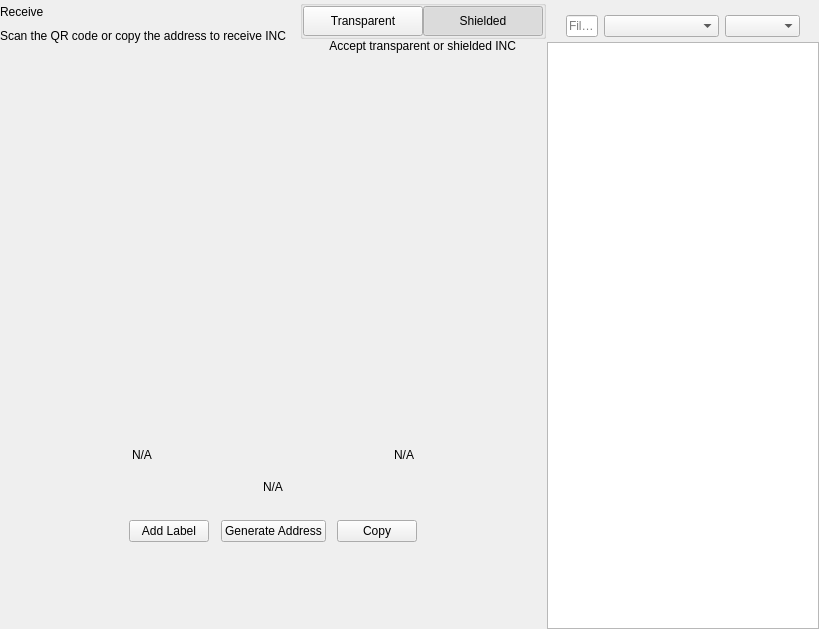
<?xml version="1.0" encoding="UTF-8"?>
<ui version="4.0">
 <class>ReceiveWidget</class>
 <widget class="QWidget" name="ReceiveWidget">
  <property name="geometry">
   <rect>
    <x>0</x>
    <y>0</y>
    <width>819</width>
    <height>629</height>
   </rect>
  </property>
  <property name="minimumSize">
   <size>
    <width>0</width>
    <height>0</height>
   </size>
  </property>
  <property name="windowTitle">
   <string>Form</string>
  </property>
  <layout class="QHBoxLayout" name="horizontalLayout_2" stretch="2,1">
   <property name="spacing">
    <number>0</number>
   </property>
   <property name="leftMargin">
    <number>0</number>
   </property>
   <property name="topMargin">
    <number>0</number>
   </property>
   <property name="rightMargin">
    <number>0</number>
   </property>
   <property name="bottomMargin">
    <number>0</number>
   </property>
   <item>
    <widget class="QWidget" name="left" native="true">
     <layout class="QVBoxLayout" name="verticalLayout_3">
      <property name="leftMargin">
       <number>0</number>
      </property>
      <property name="topMargin">
       <number>0</number>
      </property>
      <property name="rightMargin">
       <number>0</number>
      </property>
      <property name="bottomMargin">
       <number>0</number>
      </property>
      <item>
       <layout class="QVBoxLayout" name="verticalLayout_2">
        <property name="spacing">
         <number>0</number>
        </property>
        <property name="leftMargin">
         <number>0</number>
        </property>
        <item>
         <layout class="QHBoxLayout" name="horizontalLayout_3">
          <property name="spacing">
           <number>0</number>
          </property>
          <item>
           <layout class="QVBoxLayout" name="verticalLayout_4">
            <property name="spacing">
             <number>5</number>
            </property>
            <item>
             <widget class="QLabel" name="labelTitle">
              <property name="text">
               <string>Receive</string>
              </property>
             </widget>
            </item>
            <item alignment="Qt::AlignTop">
             <widget class="QLabel" name="labelSubtitle1">
              <property name="text">
               <string>Scan the QR code or copy the address to receive INC</string>
              </property>
             </widget>
            </item>
           </layout>
          </item>
          <item>
           <spacer name="horizontalSpacer">
            <property name="orientation">
             <enum>Qt::Horizontal</enum>
            </property>
            <property name="sizeHint" stdset="0">
             <size>
              <width>40</width>
              <height>20</height>
             </size>
            </property>
           </spacer>
          </item>
          <item>
           <widget class="QWidget" name="containerViewPrivacyChecks" native="true">
            <layout class="QVBoxLayout" name="containerPrivacyChecks">
             <property name="spacing">
              <number>0</number>
             </property>
             <property name="leftMargin">
              <number>0</number>
             </property>
             <property name="topMargin">
              <number>0</number>
             </property>
             <property name="rightMargin">
              <number>0</number>
             </property>
             <property name="bottomMargin">
              <number>0</number>
             </property>
             <item alignment="Qt::AlignHCenter|Qt::AlignVCenter">
              <widget class="QGroupBox" name="groupBox">
               <property name="title">
                <string/>
               </property>
               <layout class="QHBoxLayout" name="horizontalLayout_2_1">
                <property name="spacing">
                 <number>0</number>
                </property>
                <property name="leftMargin">
                 <number>0</number>
                </property>
                <property name="topMargin">
                 <number>0</number>
                </property>
                <property name="rightMargin">
                 <number>0</number>
                </property>
                <property name="bottomMargin">
                 <number>0</number>
                </property>
                <item>
                 <widget class="QPushButton" name="pushLeft">
                  <property name="minimumSize">
                   <size>
                    <width>120</width>
                    <height>30</height>
                   </size>
                  </property>
                  <property name="maximumSize">
                   <size>
                    <width>120</width>
                    <height>30</height>
                   </size>
                  </property>
                  <property name="focusPolicy">
                   <enum>Qt::NoFocus</enum>
                  </property>
                  <property name="text">
                   <string>Transparent</string>
                  </property>
                  <property name="checkable">
                   <bool>true</bool>
                  </property>
                  <property name="autoExclusive">
                   <bool>true</bool>
                  </property>
                 </widget>
                </item>
                <item>
                 <widget class="QPushButton" name="pushRight">
                  <property name="minimumSize">
                   <size>
                    <width>120</width>
                    <height>30</height>
                   </size>
                  </property>
                  <property name="maximumSize">
                   <size>
                    <width>120</width>
                    <height>30</height>
                   </size>
                  </property>
                  <property name="focusPolicy">
                   <enum>Qt::NoFocus</enum>
                  </property>
                  <property name="text">
                   <string>Shielded</string>
                  </property>
                  <property name="checkable">
                   <bool>true</bool>
                  </property>
                  <property name="checked">
                   <bool>true</bool>
                  </property>
                  <property name="autoExclusive">
                   <bool>true</bool>
                  </property>
                 </widget>
                </item>
               </layout>
              </widget>
             </item>
             <item alignment="Qt::AlignHCenter|Qt::AlignTop">
              <widget class="QLabel" name="labelSubtitle2">
               <property name="text">
                <string>Accept transparent or shielded INC</string>
               </property>
               <property name="alignment">
                <set>Qt::AlignRight|Qt::AlignTrailing|Qt::AlignVCenter</set>
               </property>
              </widget>
             </item>
            </layout>
           </widget>
          </item>
         </layout>
        </item>
        <item>
         <spacer name="verticalSpacer_2">
          <property name="orientation">
           <enum>Qt::Vertical</enum>
          </property>
          <property name="sizeType">
           <enum>QSizePolicy::Expanding</enum>
          </property>
          <property name="sizeHint" stdset="0">
           <size>
            <width>20</width>
            <height>50</height>
           </size>
          </property>
         </spacer>
        </item>
        <item alignment="Qt::AlignHCenter">
         <widget class="QWidget" name="layoutQR" native="true">
          <property name="maximumSize">
           <size>
            <width>510</width>
            <height>16777215</height>
           </size>
          </property>
          <layout class="QVBoxLayout" name="verticalLayoutQr">
           <item>
            <spacer name="verticalSpacer11">
             <property name="orientation">
              <enum>Qt::Vertical</enum>
             </property>
             <property name="sizeType">
              <enum>QSizePolicy::Fixed</enum>
             </property>
             <property name="sizeHint" stdset="0">
              <size>
               <width>20</width>
               <height>20</height>
              </size>
             </property>
            </spacer>
           </item>
           <item alignment="Qt::AlignHCenter">
            <widget class="QLabel" name="labelQrImg">
             <property name="minimumSize">
              <size>
               <width>260</width>
               <height>260</height>
              </size>
             </property>
             <property name="maximumSize">
              <size>
               <width>260</width>
               <height>260</height>
              </size>
             </property>
             <property name="text">
              <string/>
             </property>
             <property name="alignment">
              <set>Qt::AlignCenter</set>
             </property>
            </widget>
           </item>
           <item>
            <spacer name="verticalSpacer_21">
             <property name="orientation">
              <enum>Qt::Vertical</enum>
             </property>
             <property name="sizeType">
              <enum>QSizePolicy::Fixed</enum>
             </property>
             <property name="sizeHint" stdset="0">
              <size>
               <width>20</width>
               <height>30</height>
              </size>
             </property>
            </spacer>
           </item>
           <item>
            <widget class="QWidget" name="widget" native="true">
             <property name="minimumSize">
              <size>
               <width>0</width>
               <height>0</height>
              </size>
             </property>
             <layout class="QHBoxLayout" name="horizontalLayout_5">
              <item>
               <widget class="QLabel" name="labelLabel">
                <property name="text">
                 <string notr="true">N/A</string>
                </property>
               </widget>
              </item>
              <item>
               <spacer name="horizontalSpacer_2">
                <property name="orientation">
                 <enum>Qt::Horizontal</enum>
                </property>
                <property name="sizeHint" stdset="0">
                 <size>
                  <width>141</width>
                  <height>20</height>
                 </size>
                </property>
               </spacer>
              </item>
              <item>
               <widget class="QLabel" name="labelDate">
                <property name="text">
                 <string notr="true">N/A</string>
                </property>
                <property name="alignment">
                 <set>Qt::AlignRight|Qt::AlignTrailing|Qt::AlignVCenter</set>
                </property>
               </widget>
              </item>
             </layout>
            </widget>
           </item>
           <item>
            <widget class="QLabel" name="labelAddress">
             <property name="sizePolicy">
              <sizepolicy hsizetype="Expanding" vsizetype="Preferred">
               <horstretch>0</horstretch>
               <verstretch>0</verstretch>
              </sizepolicy>
             </property>
             <property name="minimumSize">
              <size>
               <width>300</width>
               <height>0</height>
              </size>
             </property>
             <property name="text">
              <string notr="true">N/A</string>
             </property>
             <property name="alignment">
              <set>Qt::AlignCenter</set>
             </property>
            </widget>
           </item>
           <item>
            <spacer name="verticalSpacer_4">
             <property name="orientation">
              <enum>Qt::Vertical</enum>
             </property>
             <property name="sizeType">
              <enum>QSizePolicy::Fixed</enum>
             </property>
             <property name="sizeHint" stdset="0">
              <size>
               <width>20</width>
               <height>20</height>
              </size>
             </property>
            </spacer>
           </item>
           <item>
            <layout class="QHBoxLayout" name="horizontalLayout_4">
             <item alignment="Qt::AlignHCenter">
              <widget class="QPushButton" name="pushButtonLabel">
               <property name="focusPolicy">
                <enum>Qt::NoFocus</enum>
               </property>
               <property name="text">
                <string>Add Label</string>
               </property>
              </widget>
             </item>
             <item alignment="Qt::AlignHCenter">
              <widget class="QPushButton" name="pushButtonNewAddress">
               <property name="focusPolicy">
                <enum>Qt::NoFocus</enum>
               </property>
               <property name="text">
                <string>Generate Address</string>
               </property>
              </widget>
             </item>
             <item alignment="Qt::AlignHCenter">
              <widget class="QPushButton" name="pushButtonCopy">
               <property name="focusPolicy">
                <enum>Qt::NoFocus</enum>
               </property>
               <property name="text">
                <string>Copy</string>
               </property>
              </widget>
             </item>
            </layout>
           </item>
           <item>
            <spacer name="verticalSpacer_3">
             <property name="orientation">
              <enum>Qt::Vertical</enum>
             </property>
             <property name="sizeType">
              <enum>QSizePolicy::Expanding</enum>
             </property>
             <property name="sizeHint" stdset="0">
              <size>
               <width>20</width>
               <height>20</height>
              </size>
             </property>
            </spacer>
           </item>
          </layout>
         </widget>
        </item>
        <item>
         <spacer name="verticalSpacer">
          <property name="orientation">
           <enum>Qt::Vertical</enum>
          </property>
          <property name="sizeHint" stdset="0">
           <size>
            <width>20</width>
            <height>40</height>
           </size>
          </property>
         </spacer>
        </item>
       </layout>
      </item>
     </layout>
    </widget>
   </item>
   <item>
    <widget class="QWidget" name="right" native="true">
     <layout class="QVBoxLayout" name="verticalLayout_5">
      <property name="spacing">
       <number>0</number>
      </property>
      <property name="leftMargin">
       <number>1</number>
      </property>
      <property name="topMargin">
       <number>0</number>
      </property>
      <property name="rightMargin">
       <number>0</number>
      </property>
      <property name="bottomMargin">
       <number>0</number>
      </property>
      <item>
       <layout class="QVBoxLayout" name="container_right">
        <property name="spacing">
         <number>0</number>
        </property>
        <property name="leftMargin">
         <number>0</number>
        </property>
        <property name="rightMargin">
         <number>0</number>
        </property>
        <item>
         <layout class="QVBoxLayout" name="verticalLayout">
          <property name="spacing">
           <number>6</number>
          </property>
          <property name="leftMargin">
           <number>19</number>
          </property>
          <property name="rightMargin">
           <number>19</number>
          </property>
          <item>
           <widget class="OptionButton" name="btnRequest" native="true"/>
          </item>
          <item>
           <widget class="OptionButton" name="btnMyAddresses" native="true">
            <property name="sizePolicy">
             <sizepolicy hsizetype="Preferred" vsizetype="Minimum">
              <horstretch>0</horstretch>
              <verstretch>0</verstretch>
             </sizepolicy>
            </property>
           </widget>
          </item>
         </layout>
        </item>
        <item>
         <widget class="QWidget" name="sortWidget" native="true">
          <layout class="QHBoxLayout" name="horizontalLayout_6">
           <property name="leftMargin">
            <number>19</number>
           </property>
           <property name="rightMargin">
            <number>19</number>
           </property>
           <property name="bottomMargin">
            <number>5</number>
           </property>
           <item>
            <widget class="QLineEdit" name="lineEditFilter">
             <property name="sizePolicy">
              <sizepolicy hsizetype="Expanding" vsizetype="Fixed">
               <horstretch>0</horstretch>
               <verstretch>0</verstretch>
              </sizepolicy>
             </property>
             <property name="minimumSize">
              <size>
               <width>0</width>
               <height>0</height>
              </size>
             </property>
             <property name="contextMenuPolicy">
              <enum>Qt::DefaultContextMenu</enum>
             </property>
             <property name="acceptDrops">
              <bool>false</bool>
             </property>
             <property name="maxLength">
              <number>40</number>
             </property>
             <property name="placeholderText">
              <string>Filter</string>
             </property>
            </widget>
           </item>
           <item>
            <spacer name="horizontalSpacer_3">
             <property name="orientation">
              <enum>Qt::Horizontal</enum>
             </property>
             <property name="sizeType">
              <enum>QSizePolicy::Preferred</enum>
             </property>
             <property name="sizeHint" stdset="0">
              <size>
               <width>20</width>
               <height>20</height>
              </size>
             </property>
            </spacer>
           </item>
           <item>
            <widget class="QComboBox" name="comboBoxSort">
             <property name="sizePolicy">
              <sizepolicy hsizetype="Preferred" vsizetype="Fixed">
               <horstretch>0</horstretch>
               <verstretch>0</verstretch>
              </sizepolicy>
             </property>
             <property name="minimumSize">
              <size>
               <width>115</width>
               <height>0</height>
              </size>
             </property>
            </widget>
           </item>
           <item>
            <widget class="QComboBox" name="comboBoxSortOrder">
             <property name="sizePolicy">
              <sizepolicy hsizetype="Preferred" vsizetype="Fixed">
               <horstretch>0</horstretch>
               <verstretch>0</verstretch>
              </sizepolicy>
             </property>
             <property name="minimumSize">
              <size>
               <width>75</width>
               <height>0</height>
              </size>
             </property>
            </widget>
           </item>
          </layout>
          <zorder>comboBoxSort</zorder>
          <zorder>comboBoxSortOrder</zorder>
          <zorder>lineEditFilter</zorder>
         </widget>
        </item>
        <item>
         <widget class="QListView" name="listViewAddress"/>
        </item>
       </layout>
      </item>
     </layout>
    </widget>
   </item>
  </layout>
 </widget>
 <customwidgets>
  <customwidget>
   <class>OptionButton</class>
   <extends>QWidget</extends>
   <header>qt/infincoin/optionbutton.h</header>
   <container>1</container>
  </customwidget>
 </customwidgets>
 <resources/>
 <connections/>
</ui>
